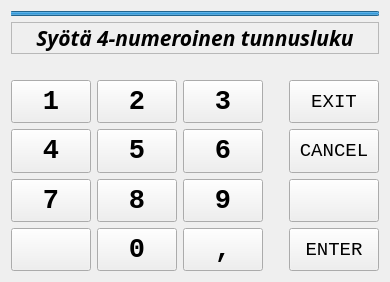
<?xml version="1.0" encoding="UTF-8"?>
<ui version="4.0">
 <class>PinWidget</class>
 <widget class="PinWidget" name="PinWidget">
  <property name="geometry">
   <rect>
    <x>0</x>
    <y>0</y>
    <width>390</width>
    <height>282</height>
   </rect>
  </property>
  <property name="windowTitle">
   <string>Syötä PIN</string>
  </property>
  <layout class="QHBoxLayout" name="horizontalLayout_2">
   <item>
    <layout class="QVBoxLayout" name="verticalLayout_2">
     <item>
      <widget class="QProgressBar" name="timerBar">
       <property name="enabled">
        <bool>true</bool>
       </property>
       <property name="maximumSize">
        <size>
         <width>16777215</width>
         <height>5</height>
        </size>
       </property>
       <property name="baseSize">
        <size>
         <width>0</width>
         <height>10</height>
        </size>
       </property>
       <property name="maximum">
        <number>10000</number>
       </property>
       <property name="value">
        <number>10000</number>
       </property>
       <property name="textVisible">
        <bool>false</bool>
       </property>
       <property name="invertedAppearance">
        <bool>true</bool>
       </property>
      </widget>
     </item>
     <item>
      <widget class="QLabel" name="pinMessage">
       <property name="font">
        <font>
         <family>Ubuntu Mono</family>
         <pointsize>16</pointsize>
         <weight>75</weight>
         <italic>true</italic>
         <bold>true</bold>
        </font>
       </property>
       <property name="acceptDrops">
        <bool>false</bool>
       </property>
       <property name="autoFillBackground">
        <bool>false</bool>
       </property>
       <property name="frameShape">
        <enum>QFrame::StyledPanel</enum>
       </property>
       <property name="frameShadow">
        <enum>QFrame::Plain</enum>
       </property>
       <property name="text">
        <string>Syötä 4-numeroinen tunnusluku</string>
       </property>
       <property name="alignment">
        <set>Qt::AlignCenter</set>
       </property>
       <property name="margin">
        <number>10</number>
       </property>
      </widget>
     </item>
     <item>
      <spacer name="horizontalSpacer">
       <property name="orientation">
        <enum>Qt::Horizontal</enum>
       </property>
       <property name="sizeHint" stdset="0">
        <size>
         <width>40</width>
         <height>20</height>
        </size>
       </property>
      </spacer>
     </item>
     <item>
      <layout class="QHBoxLayout" name="horizontalLayout">
       <item>
        <layout class="QGridLayout" name="gridLayout">
         <item row="1" column="0">
          <widget class="QPushButton" name="pushButton_4">
           <property name="sizePolicy">
            <sizepolicy hsizetype="MinimumExpanding" vsizetype="MinimumExpanding">
             <horstretch>0</horstretch>
             <verstretch>0</verstretch>
            </sizepolicy>
           </property>
           <property name="font">
            <font>
             <family>Monospace</family>
             <pointsize>20</pointsize>
             <weight>75</weight>
             <bold>true</bold>
            </font>
           </property>
           <property name="text">
            <string>4</string>
           </property>
          </widget>
         </item>
         <item row="3" column="2">
          <widget class="QPushButton" name="pushButton_comma">
           <property name="sizePolicy">
            <sizepolicy hsizetype="MinimumExpanding" vsizetype="MinimumExpanding">
             <horstretch>0</horstretch>
             <verstretch>0</verstretch>
            </sizepolicy>
           </property>
           <property name="font">
            <font>
             <family>Monospace</family>
             <pointsize>20</pointsize>
             <weight>75</weight>
             <bold>true</bold>
            </font>
           </property>
           <property name="text">
            <string>,</string>
           </property>
          </widget>
         </item>
         <item row="3" column="0">
          <widget class="QPushButton" name="pushButton_dummy1">
           <property name="sizePolicy">
            <sizepolicy hsizetype="MinimumExpanding" vsizetype="MinimumExpanding">
             <horstretch>0</horstretch>
             <verstretch>0</verstretch>
            </sizepolicy>
           </property>
           <property name="font">
            <font>
             <family>Monospace</family>
             <pointsize>20</pointsize>
             <weight>75</weight>
             <bold>true</bold>
            </font>
           </property>
           <property name="text">
            <string/>
           </property>
          </widget>
         </item>
         <item row="1" column="2">
          <widget class="QPushButton" name="pushButton_6">
           <property name="sizePolicy">
            <sizepolicy hsizetype="MinimumExpanding" vsizetype="MinimumExpanding">
             <horstretch>0</horstretch>
             <verstretch>0</verstretch>
            </sizepolicy>
           </property>
           <property name="font">
            <font>
             <family>Monospace</family>
             <pointsize>20</pointsize>
             <weight>75</weight>
             <bold>true</bold>
            </font>
           </property>
           <property name="text">
            <string>6</string>
           </property>
          </widget>
         </item>
         <item row="1" column="1">
          <widget class="QPushButton" name="pushButton_5">
           <property name="sizePolicy">
            <sizepolicy hsizetype="MinimumExpanding" vsizetype="MinimumExpanding">
             <horstretch>0</horstretch>
             <verstretch>0</verstretch>
            </sizepolicy>
           </property>
           <property name="font">
            <font>
             <family>Monospace</family>
             <pointsize>20</pointsize>
             <weight>75</weight>
             <bold>true</bold>
            </font>
           </property>
           <property name="text">
            <string>5</string>
           </property>
          </widget>
         </item>
         <item row="0" column="2">
          <widget class="QPushButton" name="pushButton_3">
           <property name="sizePolicy">
            <sizepolicy hsizetype="MinimumExpanding" vsizetype="MinimumExpanding">
             <horstretch>0</horstretch>
             <verstretch>0</verstretch>
            </sizepolicy>
           </property>
           <property name="font">
            <font>
             <family>Monospace</family>
             <pointsize>20</pointsize>
             <weight>75</weight>
             <bold>true</bold>
            </font>
           </property>
           <property name="text">
            <string>3</string>
           </property>
          </widget>
         </item>
         <item row="0" column="1">
          <widget class="QPushButton" name="pushButton_2">
           <property name="sizePolicy">
            <sizepolicy hsizetype="MinimumExpanding" vsizetype="MinimumExpanding">
             <horstretch>0</horstretch>
             <verstretch>0</verstretch>
            </sizepolicy>
           </property>
           <property name="font">
            <font>
             <family>Monospace</family>
             <pointsize>20</pointsize>
             <weight>75</weight>
             <bold>true</bold>
            </font>
           </property>
           <property name="text">
            <string>2</string>
           </property>
          </widget>
         </item>
         <item row="2" column="2">
          <widget class="QPushButton" name="pushButton_9">
           <property name="sizePolicy">
            <sizepolicy hsizetype="MinimumExpanding" vsizetype="MinimumExpanding">
             <horstretch>0</horstretch>
             <verstretch>0</verstretch>
            </sizepolicy>
           </property>
           <property name="font">
            <font>
             <family>Monospace</family>
             <pointsize>20</pointsize>
             <weight>75</weight>
             <bold>true</bold>
            </font>
           </property>
           <property name="text">
            <string>9</string>
           </property>
          </widget>
         </item>
         <item row="2" column="1">
          <widget class="QPushButton" name="pushButton_8">
           <property name="sizePolicy">
            <sizepolicy hsizetype="MinimumExpanding" vsizetype="MinimumExpanding">
             <horstretch>0</horstretch>
             <verstretch>0</verstretch>
            </sizepolicy>
           </property>
           <property name="font">
            <font>
             <family>Monospace</family>
             <pointsize>20</pointsize>
             <weight>75</weight>
             <bold>true</bold>
            </font>
           </property>
           <property name="text">
            <string>8</string>
           </property>
          </widget>
         </item>
         <item row="2" column="0">
          <widget class="QPushButton" name="pushButton_7">
           <property name="sizePolicy">
            <sizepolicy hsizetype="MinimumExpanding" vsizetype="MinimumExpanding">
             <horstretch>0</horstretch>
             <verstretch>0</verstretch>
            </sizepolicy>
           </property>
           <property name="font">
            <font>
             <family>Monospace</family>
             <pointsize>20</pointsize>
             <weight>75</weight>
             <bold>true</bold>
            </font>
           </property>
           <property name="text">
            <string>7</string>
           </property>
          </widget>
         </item>
         <item row="3" column="1">
          <widget class="QPushButton" name="pushButton_0">
           <property name="sizePolicy">
            <sizepolicy hsizetype="MinimumExpanding" vsizetype="MinimumExpanding">
             <horstretch>0</horstretch>
             <verstretch>0</verstretch>
            </sizepolicy>
           </property>
           <property name="font">
            <font>
             <family>Monospace</family>
             <pointsize>20</pointsize>
             <weight>75</weight>
             <bold>true</bold>
            </font>
           </property>
           <property name="text">
            <string>0</string>
           </property>
          </widget>
         </item>
         <item row="0" column="0">
          <widget class="QPushButton" name="pushButton_1">
           <property name="sizePolicy">
            <sizepolicy hsizetype="MinimumExpanding" vsizetype="MinimumExpanding">
             <horstretch>0</horstretch>
             <verstretch>0</verstretch>
            </sizepolicy>
           </property>
           <property name="font">
            <font>
             <family>Monospace</family>
             <pointsize>20</pointsize>
             <weight>75</weight>
             <bold>true</bold>
            </font>
           </property>
           <property name="text">
            <string>1</string>
           </property>
          </widget>
         </item>
        </layout>
       </item>
       <item>
        <spacer name="verticalSpacer">
         <property name="orientation">
          <enum>Qt::Vertical</enum>
         </property>
         <property name="sizeType">
          <enum>QSizePolicy::MinimumExpanding</enum>
         </property>
         <property name="sizeHint" stdset="0">
          <size>
           <width>20</width>
           <height>40</height>
          </size>
         </property>
        </spacer>
       </item>
       <item>
        <layout class="QVBoxLayout" name="verticalLayout_3">
         <item>
          <widget class="QPushButton" name="pushButton_exit">
           <property name="sizePolicy">
            <sizepolicy hsizetype="MinimumExpanding" vsizetype="MinimumExpanding">
             <horstretch>0</horstretch>
             <verstretch>0</verstretch>
            </sizepolicy>
           </property>
           <property name="font">
            <font>
             <family>Monospace</family>
             <pointsize>14</pointsize>
            </font>
           </property>
           <property name="text">
            <string>EXIT</string>
           </property>
          </widget>
         </item>
         <item>
          <widget class="QPushButton" name="pushButton_cancel">
           <property name="sizePolicy">
            <sizepolicy hsizetype="MinimumExpanding" vsizetype="MinimumExpanding">
             <horstretch>0</horstretch>
             <verstretch>0</verstretch>
            </sizepolicy>
           </property>
           <property name="font">
            <font>
             <family>Monospace</family>
             <pointsize>14</pointsize>
            </font>
           </property>
           <property name="text">
            <string>CANCEL</string>
           </property>
          </widget>
         </item>
         <item>
          <widget class="QPushButton" name="pushButton_dummy2">
           <property name="sizePolicy">
            <sizepolicy hsizetype="MinimumExpanding" vsizetype="MinimumExpanding">
             <horstretch>0</horstretch>
             <verstretch>0</verstretch>
            </sizepolicy>
           </property>
           <property name="font">
            <font>
             <family>Monospace</family>
             <pointsize>14</pointsize>
            </font>
           </property>
           <property name="text">
            <string/>
           </property>
          </widget>
         </item>
         <item>
          <widget class="QPushButton" name="pushButton_enter">
           <property name="sizePolicy">
            <sizepolicy hsizetype="MinimumExpanding" vsizetype="MinimumExpanding">
             <horstretch>0</horstretch>
             <verstretch>0</verstretch>
            </sizepolicy>
           </property>
           <property name="font">
            <font>
             <family>Monospace</family>
             <pointsize>14</pointsize>
            </font>
           </property>
           <property name="text">
            <string>ENTER</string>
           </property>
          </widget>
         </item>
        </layout>
       </item>
      </layout>
     </item>
    </layout>
   </item>
  </layout>
 </widget>
 <customwidgets>
  <customwidget>
   <class>PinWidget</class>
   <extends>QWidget</extends>
   <header>pinwidget.h</header>
   <container>1</container>
  </customwidget>
 </customwidgets>
 <resources/>
 <connections/>
</ui>
